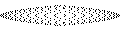

The script that drew this image:
from matplotlib import image as matImg

def create_pattern(maxWidth):
    centre1 = round((maxWidth - 1) // 2)
    centre2 = round(maxWidth // 2)
    n = round((maxWidth ** (1/2)) // 1) - 1

    current = 0
    baseLine = [0]
    for x in range(2, n+2):
        current += x
        baseLine.append(current)
    for x in range(n-1):
        current += n - x
        baseLine.append(current)
    print(baseLine)

    dotPlot = []
    dotPlot.append(baseLine)
    for x in range(1, n+4):
        line = []
        for y in range(n):
            line.append(dotPlot[x-1][y] + x)
        for y in range(n, 2*n):
            line.append(dotPlot[x-1][y] - x)
        dotPlot.append(line)

    image = [[1 for y in range(maxWidth)] for x in range((2*n)+9)]
    for x, line in enumerate(dotPlot):
        for Y in line[:n]:
            if Y <= centre1:
                image[n+5+x][Y] = 0
                image[n+5-x][Y] = 0
        for Y in line[n:]:
            if Y >= centre2:
                image[n+5+x][Y] = 0
                image[n+5-x][Y] = 0

    return image

image = create_pattern(128)
print(image)

matImg.imsave("dotty.png", image, cmap="gray")
